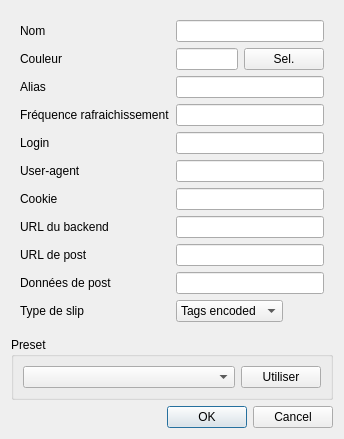
<?xml version="1.0" encoding="UTF-8"?>
<ui version="4.0">
 <class>QQBouchotSettingsDialog</class>
 <widget class="QDialog" name="QQBouchotSettingsDialog">
  <property name="geometry">
   <rect>
    <x>0</x>
    <y>0</y>
    <width>344</width>
    <height>366</height>
   </rect>
  </property>
  <property name="sizePolicy">
   <sizepolicy hsizetype="Preferred" vsizetype="Fixed">
    <horstretch>0</horstretch>
    <verstretch>0</verstretch>
   </sizepolicy>
  </property>
  <property name="windowTitle">
   <string>Dialog</string>
  </property>
  <layout class="QVBoxLayout" name="verticalLayout">
   <item>
    <widget class="QWidget" name="widget" native="true">
     <layout class="QFormLayout" name="formLayout">
      <property name="fieldGrowthPolicy">
       <enum>QFormLayout::ExpandingFieldsGrow</enum>
      </property>
      <property name="formAlignment">
       <set>Qt::AlignLeading|Qt::AlignLeft|Qt::AlignVCenter</set>
      </property>
      <item row="1" column="0">
       <widget class="QLabel" name="label">
        <property name="text">
         <string>Couleur</string>
        </property>
       </widget>
      </item>
      <item row="3" column="0">
       <widget class="QLabel" name="label_2">
        <property name="text">
         <string>Alias</string>
        </property>
       </widget>
      </item>
      <item row="3" column="1">
       <widget class="QLineEdit" name="aliasLineEdit"/>
      </item>
      <item row="4" column="0">
       <widget class="QLabel" name="label_3">
        <property name="text">
         <string>Fréquence rafraichissement</string>
        </property>
       </widget>
      </item>
      <item row="4" column="1">
       <widget class="QLineEdit" name="refreshRateLineEdit"/>
      </item>
      <item row="5" column="0">
       <widget class="QLabel" name="label_4">
        <property name="text">
         <string>Login</string>
        </property>
       </widget>
      </item>
      <item row="5" column="1">
       <widget class="QLineEdit" name="loginLineEdit"/>
      </item>
      <item row="6" column="0">
       <widget class="QLabel" name="label_5">
        <property name="text">
         <string>User-agent</string>
        </property>
       </widget>
      </item>
      <item row="6" column="1">
       <widget class="QLineEdit" name="uaLineEdit"/>
      </item>
      <item row="7" column="0">
       <widget class="QLabel" name="label_6">
        <property name="text">
         <string>Cookie</string>
        </property>
       </widget>
      </item>
      <item row="7" column="1">
       <widget class="QLineEdit" name="cookieLineEdit"/>
      </item>
      <item row="8" column="0">
       <widget class="QLabel" name="label_7">
        <property name="text">
         <string>URL du backend</string>
        </property>
       </widget>
      </item>
      <item row="8" column="1">
       <widget class="QLineEdit" name="urlBackendLineEdit">
        <property name="readOnly">
         <bool>true</bool>
        </property>
       </widget>
      </item>
      <item row="9" column="0">
       <widget class="QLabel" name="label_8">
        <property name="text">
         <string>URL de post</string>
        </property>
       </widget>
      </item>
      <item row="9" column="1">
       <widget class="QLineEdit" name="urlPostLineEdit">
        <property name="readOnly">
         <bool>true</bool>
        </property>
       </widget>
      </item>
      <item row="10" column="0">
       <widget class="QLabel" name="label_9">
        <property name="text">
         <string>Données de post</string>
        </property>
       </widget>
      </item>
      <item row="10" column="1">
       <widget class="QLineEdit" name="postDataLineEdit">
        <property name="readOnly">
         <bool>true</bool>
        </property>
       </widget>
      </item>
      <item row="11" column="0">
       <widget class="QLabel" name="label_10">
        <property name="text">
         <string>Type de slip</string>
        </property>
       </widget>
      </item>
      <item row="1" column="1">
       <widget class="QWidget" name="widget_2" native="true">
        <layout class="QHBoxLayout" name="horizontalLayout">
         <property name="margin">
          <number>0</number>
         </property>
         <item>
          <widget class="QLineEdit" name="colorLineEdit"/>
         </item>
         <item>
          <widget class="QPushButton" name="colorSelPushButton">
           <property name="text">
            <string>Sel.</string>
           </property>
          </widget>
         </item>
        </layout>
       </widget>
      </item>
      <item row="11" column="1">
       <widget class="QComboBox" name="slipTypeComboBox">
        <item>
         <property name="text">
          <string>Tags encoded</string>
         </property>
        </item>
        <item>
         <property name="text">
          <string>Raw tags</string>
         </property>
        </item>
       </widget>
      </item>
      <item row="0" column="1">
       <widget class="QLineEdit" name="nameLineEdit"/>
      </item>
      <item row="0" column="0">
       <widget class="QLabel" name="label_11">
        <property name="text">
         <string>Nom</string>
        </property>
       </widget>
      </item>
     </layout>
    </widget>
   </item>
   <item>
    <widget class="QGroupBox" name="groupBox">
     <property name="title">
      <string>Preset</string>
     </property>
     <property name="alignment">
      <set>Qt::AlignLeading|Qt::AlignLeft|Qt::AlignTop</set>
     </property>
     <property name="checkable">
      <bool>false</bool>
     </property>
     <layout class="QHBoxLayout" name="horizontalLayout_2">
      <item>
       <widget class="QComboBox" name="presetComboBox">
        <property name="sizePolicy">
         <sizepolicy hsizetype="Expanding" vsizetype="Fixed">
          <horstretch>0</horstretch>
          <verstretch>0</verstretch>
         </sizepolicy>
        </property>
       </widget>
      </item>
      <item>
       <widget class="QPushButton" name="presetPushButton">
        <property name="sizePolicy">
         <sizepolicy hsizetype="Minimum" vsizetype="Fixed">
          <horstretch>0</horstretch>
          <verstretch>0</verstretch>
         </sizepolicy>
        </property>
        <property name="text">
         <string>Utiliser</string>
        </property>
       </widget>
      </item>
     </layout>
    </widget>
   </item>
   <item>
    <widget class="QDialogButtonBox" name="buttonBox">
     <property name="orientation">
      <enum>Qt::Horizontal</enum>
     </property>
     <property name="standardButtons">
      <set>QDialogButtonBox::Cancel|QDialogButtonBox::Ok</set>
     </property>
    </widget>
   </item>
  </layout>
 </widget>
 <resources/>
 <connections>
  <connection>
   <sender>buttonBox</sender>
   <signal>accepted()</signal>
   <receiver>QQBouchotSettingsDialog</receiver>
   <slot>accept()</slot>
   <hints>
    <hint type="sourcelabel">
     <x>248</x>
     <y>254</y>
    </hint>
    <hint type="destinationlabel">
     <x>157</x>
     <y>274</y>
    </hint>
   </hints>
  </connection>
  <connection>
   <sender>buttonBox</sender>
   <signal>rejected()</signal>
   <receiver>QQBouchotSettingsDialog</receiver>
   <slot>reject()</slot>
   <hints>
    <hint type="sourcelabel">
     <x>316</x>
     <y>260</y>
    </hint>
    <hint type="destinationlabel">
     <x>286</x>
     <y>274</y>
    </hint>
   </hints>
  </connection>
 </connections>
</ui>
